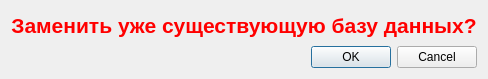
<?xml version="1.0" encoding="UTF-8"?>
<ui version="4.0">
 <class>CheckIfDatabaseExistWarning</class>
 <widget class="QDialog" name="CheckIfDatabaseExistWarning">
  <property name="geometry">
   <rect>
    <x>0</x>
    <y>0</y>
    <width>473</width>
    <height>79</height>
   </rect>
  </property>
  <property name="windowTitle">
   <string>Dialog</string>
  </property>
  <layout class="QGridLayout" name="gridLayout">
   <item row="0" column="0">
    <layout class="QVBoxLayout" name="verticalLayout">
     <item>
      <widget class="QLabel" name="label">
       <property name="text">
        <string>&lt;html&gt;&lt;head/&gt;&lt;body&gt;&lt;p align=&quot;center&quot;&gt;&lt;span style=&quot; font-size:16pt; font-weight:700; color:#ff0000;&quot;&gt;Заменить уже существующую базу данных?&lt;/span&gt;&lt;/p&gt;&lt;/body&gt;&lt;/html&gt;</string>
       </property>
      </widget>
     </item>
     <item>
      <widget class="QDialogButtonBox" name="buttonBox">
       <property name="orientation">
        <enum>Qt::Horizontal</enum>
       </property>
       <property name="standardButtons">
        <set>QDialogButtonBox::Cancel|QDialogButtonBox::Ok</set>
       </property>
      </widget>
     </item>
    </layout>
   </item>
  </layout>
 </widget>
 <resources/>
 <connections>
  <connection>
   <sender>buttonBox</sender>
   <signal>accepted()</signal>
   <receiver>CheckIfDatabaseExistWarning</receiver>
   <slot>accept()</slot>
   <hints>
    <hint type="sourcelabel">
     <x>248</x>
     <y>254</y>
    </hint>
    <hint type="destinationlabel">
     <x>157</x>
     <y>274</y>
    </hint>
   </hints>
  </connection>
  <connection>
   <sender>buttonBox</sender>
   <signal>rejected()</signal>
   <receiver>CheckIfDatabaseExistWarning</receiver>
   <slot>reject()</slot>
   <hints>
    <hint type="sourcelabel">
     <x>316</x>
     <y>260</y>
    </hint>
    <hint type="destinationlabel">
     <x>286</x>
     <y>274</y>
    </hint>
   </hints>
  </connection>
 </connections>
</ui>
